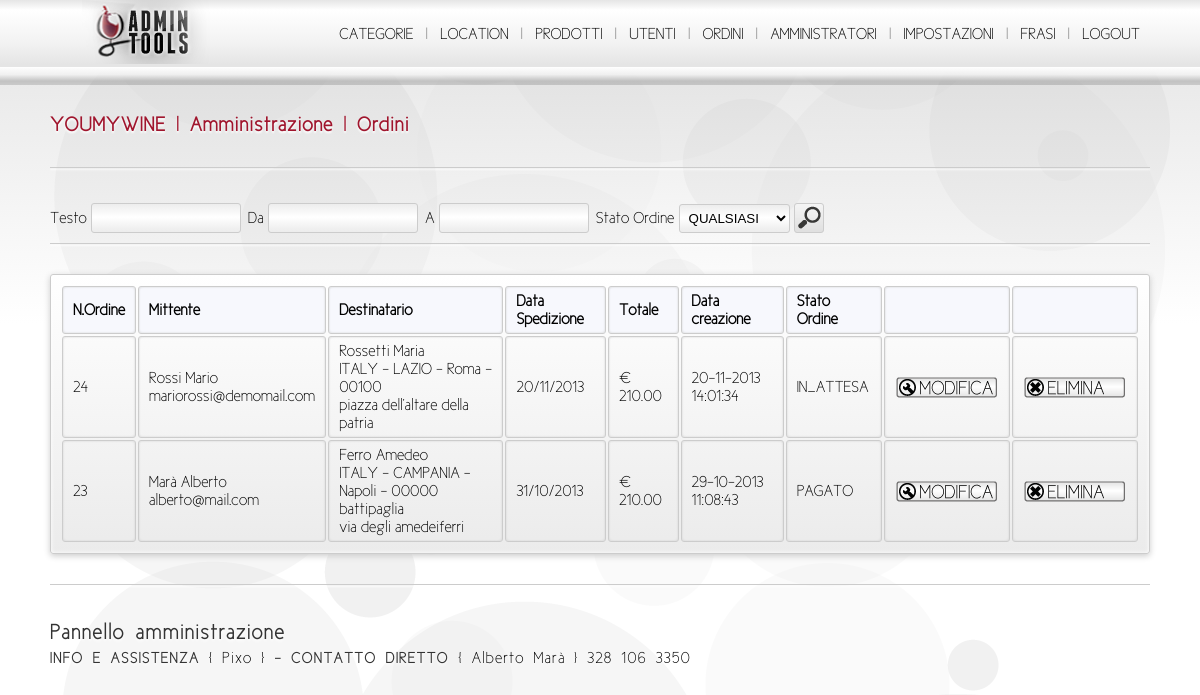
Screenshot of /admin/gestione_ordini.php (signed in) with the database file from the repository.
### tables this page shows
CREATE TABLE IF NOT EXISTS `ordini` (
  `id_ordine` int(32) unsigned NOT NULL AUTO_INCREMENT,
  `id_prodotto` int(32) unsigned NOT NULL,
  `nome_prodotto` varchar(150) NOT NULL,
  `costo_prodotto` float NOT NULL,
  `costo_spedizione` float NOT NULL,
  `biglietto` varchar(310) DEFAULT NULL,
  `data_spedizione` date NOT NULL,
  `id_utente` int(32) unsigned DEFAULT NULL,
  `nome` varchar(150) NOT NULL,
  `cognome` varchar(150) NOT NULL,
  `telefono` varchar(45) DEFAULT NULL,
  `email` varchar(150) NOT NULL,
  `nome_sped` varchar(150) NOT NULL,
  `cognome_sped` varchar(150) NOT NULL,
  `telefono_sped` varchar(45) DEFAULT NULL,
  `state_sped` varchar(150) NOT NULL,
  `country_sped` varchar(150) NOT NULL,
  `city_sped` varchar(150) NOT NULL,
  `cap_sped` varchar(150) NOT NULL,
  `address_sped` varchar(150) NOT NULL,
  `order_details` int(1) NOT NULL,
  `invoice_details` int(1) NOT NULL,
  `agency_name` varchar(150) DEFAULT NULL,
  `agency_address` varchar(150) DEFAULT NULL,
  `agency_code` varchar(150) DEFAULT NULL,
  `stato_ordine` char(15) NOT NULL DEFAULT 'IN_ATTESA',
  `sliceofday` varchar(20) NOT NULL,
  `data_ordine` timestamp NOT NULL DEFAULT CURRENT_TIMESTAMP,
  PRIMARY KEY (`id_ordine`),
  KEY `fk_ordini_prodotti1_idx` (`id_prodotto`),
  KEY `fk_ordini_utenti1_idx` (`id_utente`)
);

### libs/db/dbConnector.php (called while the page is built, shortened)
<?php
class dbConnector{
    private $user = 'ymw';
    private $pass = 'password';
    private $db_name = 'ymw';
    private $host = 'localhost';
    private $connection = NULL;
    private static $singleton = null;
    public static function getInstance(){
        if (dbConnector::$singleton == null){
            dbConnector::$singleton = new dbConnector();
        }
        return dbConnector::$singleton;
    }
    function __construct(){
        $this->connection = new mysqli($this->host, $this->user, $this->pass, $this->db_name);
    }
    public function selectAll($sql){
        $toReturn=array();
        if( ($risultato = $this->connection->query($sql)) && ($this->connection->affected_rows>0) ){
            while ( $riga = mysqli_fetch_assoc($risultato) ){
                $toReturn[]=$riga;
            }
        }
        return $toReturn;
    }
}
?>

### libs/db/dbTableManager.php (called while the page is built, shortened)
<?php
require_once realpath(dirname(__FILE__).'/dbConnector.php');
abstract class dbTableManager{
    public function __construct() {
        $this->connector = dbConnector::getInstance();
    }
}
?>

### libs/db/Ordini.php (called while the page is built, shortened)
<?php
require_once realpath( dirname(__FILE__).'/dbTableManager.php' );
class Ordini extends dbTableManager{
    function lista_ordini($params = array(), $start = 0, $limit = 0) {
        $sql = "SELECT * FROM `ordini` WHERE 1 ";
        $sql .= ' ORDER BY id_ordine DESC ';
        if( isset($start) && !empty($limit)){
            $sql .= " LIMIT $start, $limit ";
        }
        return $this->connector->selectAll($sql);
    }
}
?>

### admin/gestione_ordini.php (the view, shortened to what this page needs)
<?php
require_once '../libs/db/Ordini.php';
$Ordini = new Ordini();
$params = array();
$pagina_attuale = array_key_exists('pagina', $_GET) ? (int) $_GET['pagina'] : 0;
$elementi_per_pagina = 20;
$inizio = $elementi_per_pagina * $pagina_attuale;
$lista_ordini = $Ordini->lista_ordini($params);
$lista_ordini = $Ordini->lista_ordini($params, $inizio, $elementi_per_pagina);
?>
<form id="nav_ordini" method="GET" action="gestione_ordini.php" >
    <div id="search">
        Testo <input type="text" name="txt_cerca" id="txt_cerca" value="<?php echo (!empty($params['testo'])) ? $params['testo'] : ''; ?>" />
        Da <input type="text" name="data_i_cerca" id="data_i_cerca" value="<?php echo (!empty($params['data_inizio'])) ? date('d-m-Y', strtotime($params['data_inizio'])) : ''; ?>" />
        A <input type="text" name="data_f_cerca" id="data_f_cerca" value="<?php echo (!empty($params['data_fine'])) ? date('d-m-Y', strtotime($params['data_fine'])) : ''; ?>" />
        Stato Ordine <select class="select" style="width: auto;" name="stato_cerca" id="stato_cerca" >
                        <option value="" >QUALSIASI</option>
                        </select>
        <input type="submit" name="cerca" value="&nbsp;" />
    </div>
</form>
<hr class="after_search"/>
<table width="100%" class="table-dati" >
    <tr>
        <th scope="col">N.Ordine</th>
        <th scope="col">Mittente</th>
        <th scope="col">Destinatario</th>
        <th scope="col">Data Spedizione</th>
        <th scope="col">Totale</th>
        <th scope="col">Data creazione</th>
        <th scope="col">Stato Ordine</th>
        <th scope="col">&nbsp;</th>
        <th scope="col">&nbsp;</th>
    </tr>
    <?php
    foreach ($lista_ordini as $ordine) {
        $ordine['totale'] = number_format($ordine['costo_prodotto']+$ordine['costo_spedizione'], 2, '.', '');
        $ordine['data_spedizione'] = htmlspecialchars(date('d/m/Y',  strtotime($ordine['data_spedizione'])));
        $data_creazione = date('d-m-Y H:i:s', strtotime($ordine['data_ordine']));
        echo <<<ORDINE
                <tr>
                    <td>{$ordine['id_ordine']}</td>
                    <td>{$ordine['cognome']} {$ordine['nome']}<br/>{$ordine['email']}</td>
                    <td>{$ordine['cognome_sped']} {$ordine['nome_sped']}<br/>
                        {$ordine['state_sped']} - {$ordine['country_sped']} - {$ordine['city_sped']} - {$ordine['cap_sped']}<br/>
                        {$ordine['address_sped']}</td>
                    <td>{$ordine['data_spedizione']}</td>
                    <td>&euro; {$ordine['totale']}</td>
                    <td>$data_creazione</td>
                    <td>{$ordine['stato_ordine']}</td>
                    <td width="20"><a class="bordernone" href="edit_ordine.php?id={$ordine['id_ordine']}"><img src="../template/backend/media/image/modifica.png" title="Modifica" /></a></td>
                    <td width="20"><a class="bordernone" href="del_ordine.php?id={$ordine['id_ordine']}" onclick="javascript: return confirm('Sei sicuro di voler eliminare l\'ordine ?');" ><img src="../template/backend/media/image/elimina.png" title="Elimina" /></a></td>
                </tr>
ORDINE;
    }
    ?>
</table>
<?php
include_once '../template/backend/admin.tpl.php';
?>

### template/backend/style.css (style rules this page uses)
p,span,blockquote,strong,b,i,a,li, td,tl,dt,dl,dd,div,span,form,form input { font-family: 'new_ciclefina', Arial, sans-serif; }
a { text-decoration:none; color:#000; cursor:pointer; }
hr { height:0px; margin:30px 0 30px 0; border:0px solid; border-bottom:1px #CCC solid !important; box-shadow:0 2px 2px #FFFFFF; }
img { border:0px !important; }
* { outline: none 0px !important; }
html { width: 100% !important; height: 100% !important; min-width: 100% !important; min-height: 100% !important; padding: 0px 0px 0px 0px !important; margin: 0px 0px 0px 0px !important; border: 0; text-align: center !important; background: #FFF; background-size: cover; backface-visibility: hidden; -moz-backface-visibility: hidden; -o-backface-visibility: hidden; -webkit-backface-visibility: hidden; -ms-backface-visibility: hidden; z-index: 1; }
body { height: auto !important; min-width: 100% !important; min-height: 100% !important; padding: 0px 0px 0px 0px !important; margin: 0px auto 0px auto !important; border: 0; text-align: center !important; background: #FFF url(media/image/bkg-pattern.png) top center repeat-y !important; display: block; box-sizing: border-box !important; -moz-box-sizing: border-box !important; -ms-box-sizing: border-box !important; -o-box-sizing: border-box !important; -webkit-box-sizing: border-box !important; backface-visibility: hidden; -moz-backface-visibility: hidden; -o-backface-visibility: hidden; -webkit-backface-visibility: hidden; -ms-backface-visibility: hidden; z-index: 2; }
.bordernone { border:0px solid #000; }
.table-dati { padding: 9px 9px 9px 9px; box-shadow: 0 0 4px #FFFFFF inset, 0px 2px 6px #CCC; -moz-box-shadow: 0 0 4px #FFFFFF inset, 0px 2px 6px #CCC; -ms-box-shadow: 0 0 4px #FFFFFF inset, 0px 2px 6px #CCC; -o-box-shadow: 0 0 4px #FFFFFF inset, 0px 2px 6px #CCC; -webkit-box-shadow: 0 0 4px #FFFFFF inset, 0px 2px 6px #CCC; border: 1px solid #ccc; border-radius: 3px !important; -webkit-border-radius: 3px !important; -moz-border-radius: 3px !important; -ms-border-radius: 3px !important; -o-border-radius: 3px !important; background: url(media/image/bkg-0.png) top center repeat-x; background: -moz-linear-gradient(top, #ffffff 0%, #ebebeb 100%); background: -webkit-gradient(linear, left top, left bottom, color-stop(0%,#ffffff), color-stop(100%,#ebebeb)); background: -webkit-linear-gradient(top, #ffffff 0%,#ebebeb 100%); background: -o-linear-gradient(top, #ffffff 0%,#ebebeb 100%); background: -ms-linear-gradient(top, #ffffff 0%,#ebebeb 100%); background: linear-gradient(to bottom, #ffffff 0%,#ebebeb 100%); filter: progid:DXImageTransform.Microsoft.gradient( startColorstr='#ffffff', endColorstr='#ebebeb',GradientType=0 ); }
.table-dati th { height:auto; padding:5px 10px 5px 10px !important; margin: 0px 0px 0px 0px !important; background: #F7F8FD; }
.table-dati td { height:auto; padding:5px 10px 5px 10px !important; margin: 0px 0px 0px 0px !important; }
.table-dati tr { height:auto; border-color: #d8d8d8; }
.table-dati th,.table-dati td { border: 1px solid #ccc; border-radius: 3px !important; -webkit-border-radius: 3px !important; -moz-border-radius: 3px !important; -ms-border-radius: 3px !important; -o-border-radius: 3px !important; box-shadow: 0px 0px 2px #CCC inset; -moz-box-shadow: 0px 0px 2px #CCC inset; -ms-box-shadow: 0px 0px 2px #CCC inset; -o-box-shadow: 0px 0px 2px #CCC inset; -webkit-box-shadow: 0px 0px 2px #CCC inset; }
#search { display:block; }
#search input[type="text"] { position:relative; height:30px !important; width:150px !important; cursor:pointer; margin:5px 3px 0px 0 !important; padding:0px 10px 0px 10px !important; }
#search input[type="submit"] { position:relative; height:30px !important; width:30px !important; cursor:pointer; padding:0px 10px 0px 10px !important; background:url(media/image/search.png) center no-repeat !important; }
hr.after_search { margin-top: 5px; }

### template/backend/js/transtionTime/transtiontime.css (style rules this page uses)
.tt_classic_fastIn_mediumOut { -webkit-transition: all 400ms cubic-bezier(0.000, 1.000, 1.000, 0.990); -moz-transition: all 400ms cubic-bezier(0.000, 1.000, 1.000, 0.990); -ms-transition: all 400ms cubic-bezier(0.000, 1.000, 1.000, 0.990); -o-transition: all 400ms cubic-bezier(0.000, 1.000, 1.000, 0.990); transition: all 400ms cubic-bezier(0.000, 1.000, 1.000, 0.990); }

### rows the page displays
ordini: id_ordine "24", cognome "Rossi", nome "Mario", email "mariorossi@demomail.com", cognome_sped "Rossetti", nome_sped "Maria", state_sped "ITALY", country_sped "LAZIO", city_sped "Roma", cap_sped "00100", address_sped "piazza dell'altare della patria", data_spedizione "20/11/2013", totale "210.00", data_ordine "20-11-2013 14:01:34", stato_ordine "IN_ATTESA"
ordini: id_ordine "23", cognome "Marà", nome "Alberto", email "alberto@mail.com", cognome_sped "Ferro", nome_sped "Amedeo", state_sped "ITALY", country_sped "CAMPANIA", city_sped "Napoli", cap_sped "00000 battipaglia", address_sped "via degli amedeiferri", data_spedizione "31/10/2013", totale "210.00", data_ordine "29-10-2013 11:08:43", stato_ordine "PAGATO"

### other values shown
$template['title'] "YOUMYWINE | Amministrazione | Ordini"
